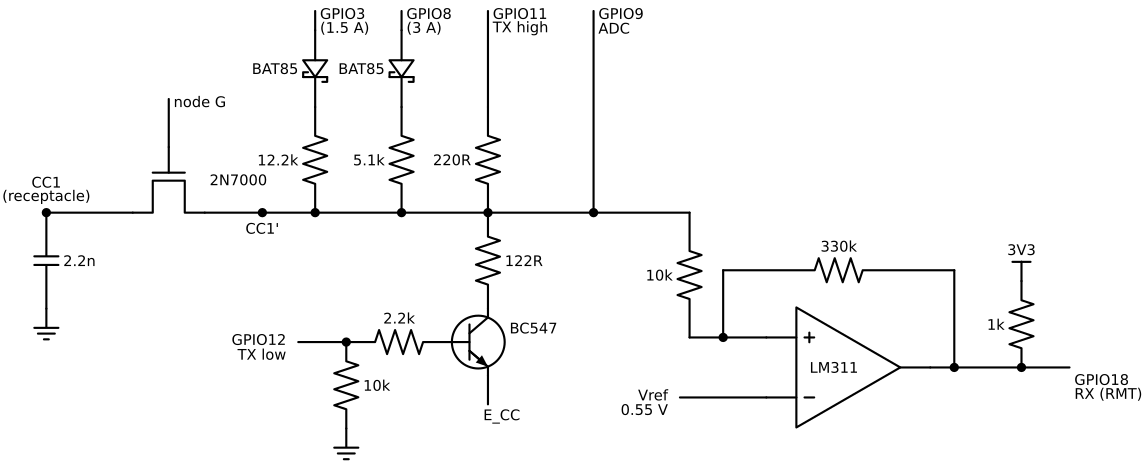

This figure's Python source:
# One CC line (CC1). CC2 is identical: GPIO13 / GPIO14 / GPIO10 / GPIO17, own Rp legs on GPIO3 / GPIO8.
from common import *
with schemdraw.Drawing(file='cc_line.svg', show=False) as d:
    d.config(bgcolor='white')
    R = Point((0, 0))
    d += elm.Dot().at(R).label('CC1\n(receptacle)', loc='top')
    d += elm.Capacitor().at(R).down().length(2).label('2.2n', loc='bottom')
    d += elm.Ground()
    d += (qp := elm.NFet().theta(90).anchor('drain').at((1.8, 0)).label('2N7000', loc='bottom', ofst=0.1))
    W(d, R, qp.drain)
    d += elm.Line().at(qp.gate).up().length(1.0).label('node G', loc='end')
    S = qp.source
    cc = Point((S.x + 1.2, 0))
    d += elm.Dot().at(cc).label("CC1'", loc='bottom')
    # Rp legs
    for x, r, g in [(5.6, '12.2k', 'GPIO3\n(1.5 A)'), (7.4, '5.1k', 'GPIO8\n(3 A)')]:
        d += elm.Dot().at((x, 0))
        d += elm.Resistor().at((x, 0)).up().length(2.2).label(r)
        d += elm.Schottky().up().reverse().length(1.6).label('BAT85')
        d += elm.Line().up().length(0.4).label(g, loc='end')
    # TX high
    d += elm.Dot().at((9.2, 0))
    d += elm.Resistor().at((9.2, 0)).up().length(2.2).label('220R')
    d += elm.Line().up().length(2.0).label('GPIO11\nTX high', loc='end')
    # TX low
    d += elm.Resistor().at((9.2, 0)).down().length(2.0).label('122R', loc='bottom')
    d += (q := elm.BjtNpn(circle=True).theta(0).anchor('collector').label('BC547', loc='right', ofst=(0.1, 0.3)))
    d += elm.Line().at(q.emitter).down().length(0.6).label('E_CC', loc='end')
    d += elm.Resistor().at(q.base).left().length(2.2).label('2.2k')
    d += (tb := elm.Dot())
    d += (l12 := elm.Line().left().length(1.0))
    lab(d, l12.end, 'GPIO12\nTX low', loc='left')
    d += elm.Resistor().at(tb.center).down().length(1.8).label('10k', loc='bottom')
    d += elm.Ground()
    # ADC
    d += elm.Dot().at((11.4, 0))
    d += elm.Line().at((11.4, 0)).up().length(4.2).label('GPIO9\nADC', loc='end')
    # RX
    xr = 13.4
    d += elm.Resistor().at((xr, 0)).down().length(2.6).label('10k', loc='top')
    inp = Point((xr, -2.6))
    d += (op := elm.Opamp(leads=True).right().flip().anchor('in2').at((xr + 1.6, -2.6)).label('LM311', loc='center', ofst=(-0.3, 0)))
    fb = Point((xr + 0.7, -2.6))
    W(d, inp, op.in2)
    d += elm.Dot().at(fb)
    d += (lv := elm.Line().at(op.in1).left().length(1.8))
    lab(d, lv.end, 'Vref\n0.55 V', loc='left')
    A = Point((op.out.x + 0.5, op.out.y))
    W(d, op.out, A)
    d += elm.Dot().at(A)
    W(d, A, (A.x, -1.2))
    d += elm.Resistor().at((A.x, -1.2)).left().to((fb.x, -1.2)).label('330k')
    W(d, (fb.x, -1.2), fb)
    B = Point((A.x + 1.4, A.y))
    W(d, A, B)
    d += elm.Dot().at(B)
    d += elm.Resistor().at(B).up().length(1.8).label('1k')
    d += elm.Vdd().label('3V3')
    d += elm.Line().at(B).right().length(1.0).label('GPIO18\nRX (RMT)', loc='end')
    # bus
    W(d, S, (xr, 0))
